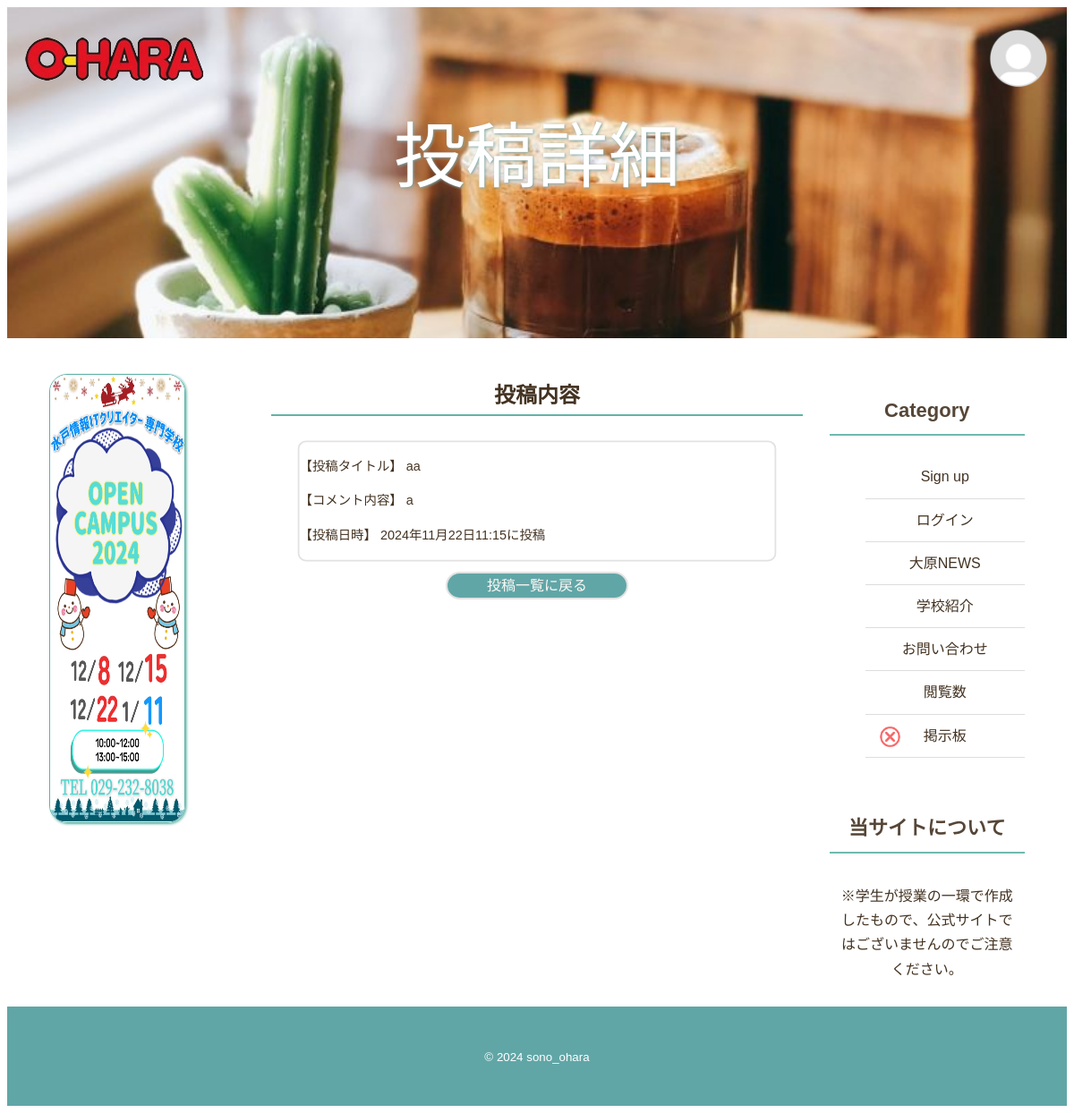
/detail/1, run on the app's committed database.
### ohara/models.py (models this page shows, shortened)
class Keiziban_post(models.Model):
    user=models.ForeignKey(CustomUser,verbose_name='ユーザー',on_delete=models.CASCADE)
    title=models.CharField(verbose_name='タイトル',max_length=100)
    comment=models.TextField(verbose_name='コメント',)
    posted_at=models.DateTimeField(verbose_name='投稿日時',auto_now_add=True)

### ohara/views.py (the view)
# urls.py: path('detail/<int:pk>',views.DetailView.as_view(),name='keiziban_detail'),
class DetailView(DetailView):
    template_name="detail.html"
    model=Keiziban_post

### ohara/templates/detail.html (shortened to what this page needs)
{% extends "base.html" %}
{% load static %}
{% block page_title %}投稿詳細{% endblock page_title %}
{% block header_id %}header_keiziban_detail{% endblock %}
{% block contents %}
    <h2 class="detail_post_title">投稿内容</h2>
    <div class="post_detail post_detail_div">
        <p>【投稿タイトル】 {{object.title}}</p>
        <p>【コメント内容】 {{object.comment}}</p>
        <p>【投稿日時】 {{object.posted_at}}に投稿</p>
    </div>
    <div class="return_keiziban_button">
        <a href="{% url "ohara:keiziban" %}">投稿一覧に戻る</a>
    </div>
{% endblock %}

### ohara/static/css/styles.css (style rules this page uses)
html { font-size: 100%; scroll-behavior: smooth; }
body { font-family: "Yu Gothic Medium","游ゴシック Medium",YuGothic,"游ゴシック体","ヒラギノ角ゴ Pro W3",sans-serif; line-height: 1.7; color: #432; }
a:link, a:visited, a:hover, a:active { color: black; }
a { text-decoration: none; }
article p { margin-bottom: 1rem; }
.post_detail { border: 2px solid #e2e2e2; transform: scale(0.9); border-radius: 10px; }
.detail_post_title { text-align: center; border-bottom: 2px solid #61B3A7; margin-top: 4px; }
.post_detail_div { margin-top: 10px }
.return_keiziban_button { margin-top: 5px; text-align: center; color: #FFF9F6; background-color: #61A6A7; border-radius: 30px; border: 2px solid #e2e2e2; margin-left: auto; margin-right: auto; width: 200px; }
.return_keiziban_button a { color: #FFF9F6; }

### data on the page
Keiziban_post: title "aa", comment "a", posted_at "2024年11月22日11:15"
